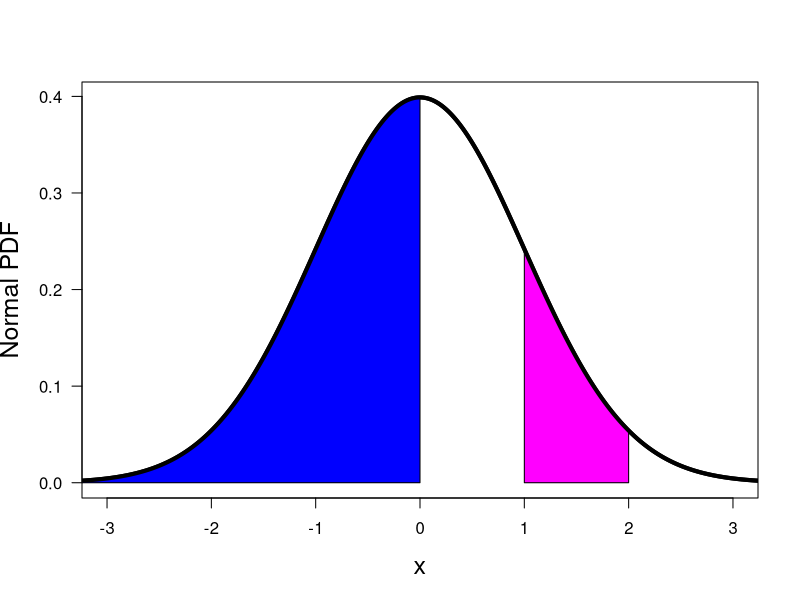

Here is the R script that generated this plot: (Note: this script raises an error after producing the figure.)
print('file: NormalPDFprobabilities.R')
# normal PDF, probabilities by integration
dx=0.01; x = seq(-4,4,dx); y = dnorm(x)
x1=-4; x2=0; y1=dnorm(x1); y2=dnorm(x2); 
xn=seq(x1,x2,dx); yn=dnorm(xn); xf=c(x2,x1,xn); yf=c(0,0,yn) 
x3 = 1; x4 = 2; y3=dnorm(x3); y4=dnorm(x4); 
xn3=seq(x3,x4,dx); yn3=dnorm(xn3); xf3=c(x4,x3,xn3); yf3=c(0,0,yn3) 
P2 = integrate(dnorm,x3,x4)$value; P2r = round(P2,4)
# png('NormalPDFprobabilities220329.png',width=16,height=16,units='cm',res=300)
plot(x,y,type='l',lwd=4,col='black',xlab='x',ylab='Normal PDF',las=1,cex=0.6,
     cex.lab=1.5,xlim=c(-3,3))
polygon(xf,yf,col='blue')
polygon(xf3,yf3,col='magenta')
lines(x,y,col='black',lwd=4)
text(-3,0.25,TeX('$P_1 = 1/2$'),col='blue',cex=1.5,pos=4)
text(1.2,0.25,bquote(~P[2] == .(P2r)),col='magenta',cex=1.5,pos=4)
# dev.off()
P2a = pnorm(x4) - pnorm(x3)
# -----------------------------------------------------------------------------
# Remarks:
# Here, the aim was to show that probabilities can be calculated by integration
#   over probability densities.
# The R routine pnorm() provides such integrals in fast way and, for example,
#   the probability for x3 = 1 <= x <= x4 = 2 can be calculated as follows:
#   pnorm(x4) - pnorm(x3)
# Actually, pnorm() provides the cumulative distribution function (CDF) for the
#   normal distribution.
# -----------------------------------------------------------------------------
